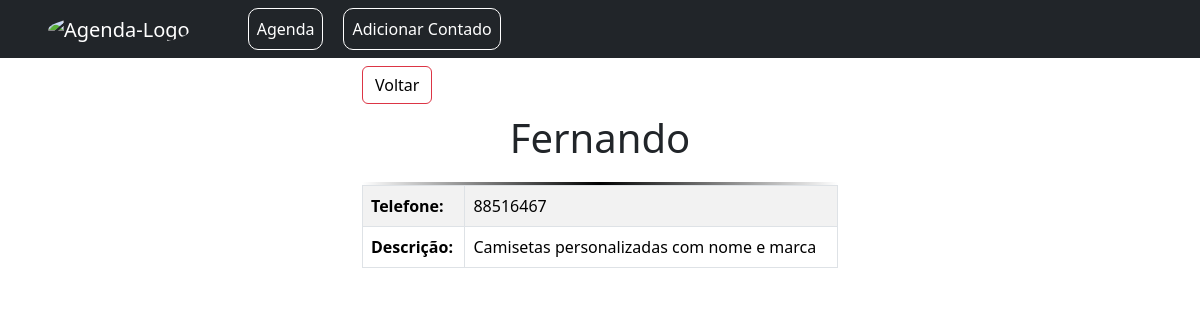
Page /show.php?id=3 on the committed database.
### tables this page shows
CREATE TABLE `contacts` (
  `id` int(10) UNSIGNED NOT NULL,
  `name` varchar(100) DEFAULT NULL,
  `phone` varchar(20) DEFAULT NULL,
  `observations` text DEFAULT NULL
);

### config/process.php (called while the page is built, shortened)
<?php
include_once("connection.php");
include_once("url.php");
$data = $_POST;
if(!empty($data)){
    if($data["type"] === "create"){
        $name = $data["name"];
        $phone = $data["phone"];
        $observations = $data["observations"];
        $query = "INSERT INTO contacts (name, phone, observations) VALUES (:name, :phone, :observations)";
        $stmt = $conn->prepare($query);
        $stmt->bindParam(":name", $name);
        $stmt->bindParam(":phone", $phone);
        $stmt->bindParam(":observations", $observations);
        try{
            $stmt->execute();
            $_SESSION["msg"] = "Contato criado com sucesso";
        }catch(PDOException $e){
            $error = $e->getMessage();
            echo "Erro: $error";
        }
    }else if ($data["type"] === "edit"){
        $name = $data["name"];
        $phone = $data["phone"];
        $observations = $data["observations"];
        $id = $data["id"];
        $query = "UPDATE contacts
                    SET name = :name, phone = :phone, observations = :observations
                    WHERE id = :id";
        $stmt = $conn->prepare($query);
        $stmt->bindParam(":name", $name);
        $stmt->bindParam(":phone", $phone);
        $stmt->bindParam(":observations", $observations);
        $stmt->bindParam(":id", $id);
        try{
            $stmt->execute();
            $_SESSION["msg"] = "Contato atualizado com sucesso";
        }catch(PDOException $e){
            $error = $e->getMessage();
            echo "Erro: $error";
        }
    }else if ($data["type"] === "delete"){
        $id = $data["id"];
        $query = "DELETE FROM contacts WHERE id = :id";
        $stmt = $conn->prepare($query);
        $stmt->bindParam(":id", $id);
        try{
            $stmt->execute();
            $_SESSION["msg"] = "Contato removido com sucesso";
        }catch(PDOException $e){
            $error = $e->getMessage();
            echo "Erro: $error";
        }
    }
    header("Location: " . $BASE_URL . "../index.php");
}else{
    if(!empty($_GET)){
        $id = $_GET['id'];
    }
    if(!empty($id)){
        $query = "SELECT * FROM contacts WHERE id = :id";
        $stmt = $conn->prepare($query);
        $stmt->bindParam(":id", $id);
        $stmt->execute();
        $contact = $stmt->fetch();
    }else{
        $contacts = [];
        $query = "SELECT * FROM contacts";
        $stmt = $conn->prepare($query);
        $stmt->execute();
        $contacts = $stmt->fetchAll();
    }
}

### show.php (the view)
<?php include_once("templates/header.php") ?>
<div class="container" id="view-contact-container">
    <?php include_once("templates/backbtn.php") ?>
    <h1 id="main-title"><?= $contact['name'] ?></h1>
    <div class="custom-hr"></div>
    <div class="table-responsive">
        <table class="table table-bordered table-striped">
            <tbody>
                <tr>
                    <th scope="row" class="bold">Telefone:</th>
                    <td><?= $contact['phone'] ?></td>
                </tr>
                <tr>
                    <th scope="row" class="bold">Descrição:</th>
                    <td><?= $contact['observations'] ?></td>
                </tr>
            </tbody>
        </table>
    </div>
</div>
<?php include_once("templates/footer.php") ?>

### css/style.css (style rules this page uses)
#main-title { text-align: center; margin: 10px 0 20px; }
#view-contact-container { max-width: 500px; margin: 0 auto; }
.bold { font-weight: bold; }
.custom-hr { width: 100%; height: 3px; background: linear-gradient(to right, transparent, #000, transparent); border: none; }

### rows in the picture
contacts: name "Fernando", phone "88516467", observations "Camisetas personalizadas com nome e marca"
